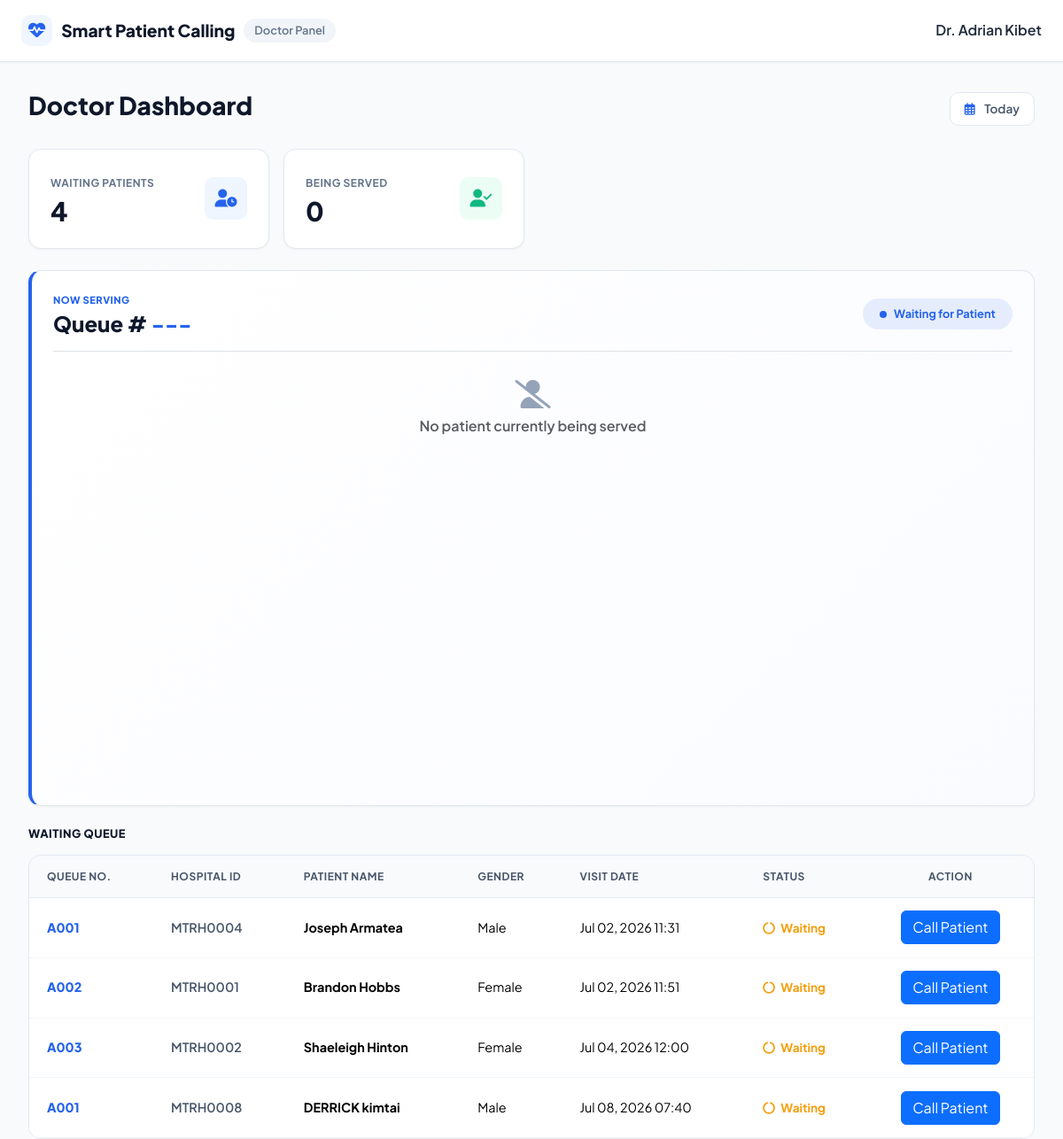
/core/doctor-dashboard/ (signed in), run on the app's committed database.
### core/models.py (models this page shows, shortened)
class User(AbstractUser):
    ROLE_CHOICES = (
        ("receptionist", "Receptionist"),
        ("doctor", "Doctor"),
    )
    role = models.CharField(max_length=20, choices=ROLE_CHOICES)

class Visit(models.Model):
    STATUS_CHOICES = (
        ("waiting", "Waiting"),
        ("serving", "Being Served"),
        ("completed", "Completed"),
    )
    DEPARTMENT_CHOICES = (
        ("triage", "Triage"),
        ("doctor", "Doctor"),
        ("laboratory", "Laboratory"),
        ("pharmacy", "Pharmacy"),
        ("completed", "Completed"),
    )
    patient = models.ForeignKey(
        Patient,
        on_delete=models.CASCADE,
        related_name="visits"
    )
    queue_number = models.CharField(
        max_length=10,
        editable=False,
        blank=True
    )
    current_department = models.CharField(
        max_length=20,
        choices=DEPARTMENT_CHOICES,
        default="triage"
    )
    status = models.CharField(
        max_length=20,
        choices=STATUS_CHOICES,
        default="waiting"
    )
    visit_date = models.DateTimeField(
        auto_now_add=True
    )
    created_by = models.ForeignKey(
        User,
        on_delete=models.SET_NULL,
        null=True
    )

class Patient(models.Model):
    GENDER_CHOICES = (
        ("Male", "Male"),
        ("Female", "Female"),
    )
    hospital_id = models.CharField(
        max_length=20,
        unique=True,
        blank=True,
        editable=False
    )
    first_name = models.CharField(max_length=100)
    last_name = models.CharField(max_length=100)
    date_of_birth = models.DateField()
    gender = models.CharField(max_length=10, choices=GENDER_CHOICES)
    phone_number = models.CharField(max_length=15)
    national_id = models.CharField(
        max_length=20,
        blank=True,
        null=True
    )
    created_at = models.DateTimeField(auto_now_add=True)
    updated_at = models.DateTimeField(auto_now=True)

### core/views.py (the view)
# urls.py: path("doctor-dashboard/", doctor_dashboard, name="doctor_dashboard"),
@login_required
def doctor_dashboard(request):
    doctor_visits = Visit.objects.filter(current_department="doctor", status="waiting")
    return render(request, "doctor_dashboard.html", {"doctor_visits": doctor_visits})

### core/templates/doctor_dashboard.html (shortened to what this page needs)
<!DOCTYPE html>
<html lang="en">
<head>
    <link href="https://cdn.jsdelivr.net/npm/bootstrap@5.3.2/dist/css/bootstrap.min.css" rel="stylesheet">
    <link rel="stylesheet" href="https://cdnjs.cloudflare.com/ajax/libs/font-awesome/6.5.0/css/all.min.css">
</head>
<body>
    <nav class="navbar navbar-expand-lg navbar-custom">
        <div class="d-flex align-items-center w-100 justify-content-between">
            <div class="d-flex align-items-center">
                <a class="navbar-brand-custom" href="#">
                    <i class="fas fa-heartbeat"></i>
                    <span>Smart Patient Calling</span>
                </a>
                <span class="navbar-subtitle">Doctor Panel</span>
            </div>
            <div class="d-flex align-items-center gap-3">
                <span style="font-weight: 600; color: var(--gray-800);">Dr. {{ user.first_name }} {{ user.last_name }}</span>
            </div>
        </div>
    </nav>
    <main class="main-wrapper">
        <div class="row align-items-center mb-4">
            <div class="col-md-8">
                <h1 style="font-weight: 800; color: var(--gray-900); font-size: 1.75rem;">Doctor Dashboard</h1>
            </div>
            <div class="col-md-4 text-md-end">
                <div style="background: var(--white); padding: 0.5rem 1rem; border-radius: var(--radius-sm); border: 1px solid var(--gray-200); font-weight: 600; font-size: 0.85rem; color: var(--gray-600); display: inline-block;">
                    <i class="far fa-calendar-alt me-2" style="color: var(--primary);"></i> Today
                </div>
            </div>
        </div>
        <div class="row g-3 mb-4">
            <div class="col-xl-3 col-sm-6">
                <div class="card-custom d-flex align-items-center justify-content-between">
                    <div>
                        <span class="stat-label">Waiting Patients</span>
                        <div class="stat-number">{{ doctor_visits.count }}</div>
                    </div>
                    <div class="stat-icon-wrapper"><i class="fas fa-user-clock"></i></div>
                </div>
            </div>
            <div class="col-xl-3 col-sm-6">
                <div class="card-custom d-flex align-items-center justify-content-between">
                    <div>
                        <span class="stat-label">Being Served</span>
                        <div class="stat-number">{% if serving_patient %}1{% else %}0{% endif %}</div>
                    </div>
                    <div class="stat-icon-wrapper" style="background: var(--success-light); color: var(--success);"><i class="fas fa-user-check"></i></div>
                </div>
            </div>
        </div>
        <div class="row g-4">
            <div class="col-xl-12">
                <div class="card-custom card-now-serving mb-4">
                    <div class="d-flex flex-wrap align-items-center justify-content-between gap-3 mb-3 pb-3 border-bottom">
                        <div>
                            <span style="text-transform: uppercase; font-weight: 800; color: var(--primary); font-size: 0.7rem; letter-spacing: 0.5px; display: block; margin-bottom: 0.25rem;">Now Serving</span>
                            <h2 style="font-weight: 800; color: var(--gray-900); font-size: 1.5rem; margin: 0;">
                                Queue #<span style="color: var(--primary);">
                                    {% if serving_patient %}
                                        {{ serving_patient.queue_number }}
                                    {% else %}
                                        ---
                                    {% endif %}
                                </span>
                            </h2>
                        </div>
                        <div>
                            <span class="badge-consultation">
                                <span class="pulse-dot"></span>
                                {% if serving_patient %}In Consultation{% else %}Waiting for Patient{% endif %}
                            </span>
                        </div>
                    </div>
                    {% if serving_patient %}
                    <div class="row g-3">
                        <div class="col-md-3">
                            <span style="font-size: 0.7rem; font-weight: 600; color: var(--gray-500); text-transform: uppercase; display: block;">Patient</span>
                            <span style="font-weight: 700; color: var(--gray-900); font-size: 0.95rem;">
                                {{ serving_patient.patient.first_name }} {{ serving_patient.patient.last_name }}
                            </span>
                        </div>
                        <div class="col-md-2">
                            <span style="font-size: 0.7rem; font-weight: 600; color: var(--gray-500); text-transform: uppercase; display: block;">Gender</span>
                            <span style="font-weight: 700; color: var(--gray-900); font-size: 0.95rem;">
                                {{ serving_patient.patient.gender }}
                            </span>
                        </div>
                        <div class="col-md-3">
                            <span style="font-size: 0.7rem; font-weight: 600; color: var(--gray-500); text-transform: uppercase; display: block;">Hospital ID</span>
                            <span style="font-weight: 700; color: var(--gray-900); font-size: 0.95rem;">
                                {{ serving_patient.patient.hospital_id }}
                            </span>
                        </div>
                        <div class="col-md-2">
                            <span style="font-size: 0.7rem; font-weight: 600; color: var(--gray-500); text-transform: uppercase; display: block;">Status</span>
                            <span style="font-weight: 700; color: var(--success); font-size: 0.95rem;">
                                {{ serving_patient.get_status_display }}
                            </span>
                        </div>
                        <div class="col-md-2 text-end">
                            <button class="btn-action">Complete Visit</button>
                        </div>
                    </div>
                    {% else %}
                    <div class="text-center text-muted py-3">
                        <i class="fas fa-user-slash fa-2x mb-2" style="color: var(--gray-400);"></i>
                        <p style="font-size: 1rem; font-weight: 600; margin: 0;">No patient currently being served</p>
                    </div>
                    {% endif %}
                </div>
                <h3 style="font-size: 0.8rem; font-weight: 800; color: var(--gray-900); text-transform: uppercase; letter-spacing: 0.5px; margin-bottom: 1rem;">
                    Waiting Queue
                </h3>
                {% if doctor_visits %}
                <div class="table-responsive-custom">
                    <table class="table table-custom align-middle">
                        <thead>
                            <tr>
                                <th>Queue No.</th>
                                <th>Hospital ID</th>
                                <th>Patient Name</th>
                                <th>Gender</th>
                                <th>Visit Date</th>
                                <th>Status</th>
                                <th class="text-center">Action</th>
                            </tr>
                        </thead>
                        <tbody>
                            {% for visit in doctor_visits %}
                            <tr>
                                <td style="font-weight: 800; color: var(--primary);">{{ visit.queue_number }}</td>
                                <td style="font-weight: 600; color: var(--gray-600);">{{ visit.patient.hospital_id }}</td>
                                <td style="font-weight: 700;">{{ visit.patient.first_name }} {{ visit.patient.last_name }}</td>
                                <td>{{ visit.patient.gender }}</td>
                                <td>{{ visit.visit_date|date:"M d, Y H:i" }}</td>
                                <td>
                                    <span style="color: var(--warning); font-weight: 700; font-size: 0.85rem;">
                                        <i class="fas fa-circle-notch fa-spin me-1"></i> Waiting
                                    </span>
                                </td>
                                <td class="text-center">
                                    <a href="{% url 'doctor_consultation' visit.id %}" class="btn btn-primary">
    Call Patient
</a>
                                </td>
                            </tr>
                            {% endfor %}
                        </tbody>
                    </table>
                </div>
                {% endif %}
            </div>
        </div>
    </main>
</body>
</html>

### core/templates/doctor_dashboard.html (style rules this page uses)
:root { --primary: #2563eb; --primary-dark: #1d4ed8; --primary-light: #eff6ff; --accent: #0f172a; --bg-body: #f8fafc; --white: #ffffff; --gray-50: #f8fafc; --gray-100: #f1f5f9; --gray-200: #e2e8f0; --gray-400: #94a3b8; --gray-500: #64748b; --gray-600: #475569; --gray-800: #1e293b; --gray-900: #0f172a; --success: #10b981; --success-light: #ecfdf5; --warning: #f59e0b; --warning-light: #fffbeb; --danger: #ef4444; --danger-light: #fef2f2; --shadow-sm: 0 1px 3px rgba(0,0,0,0.05); --shadow-md: 0 4px 6px -1px rgba(15, 23, 42, 0.05); --radius-sm: 10px; --radius-md: 14px; --sidebar-width: 260px; --transition: all 0.25s cubic-bezier(0.4, 0, 0.2, 1); }
body { font-family: 'Plus Jakarta Sans', sans-serif; background-color: var(--bg-body); color: var(--gray-800); overflow-x: hidden; padding-top: 70px; }
.navbar-custom { background: rgba(255, 255, 255, 0.92); backdrop-filter: blur(12px); border-bottom: 1px solid var(--gray-200); height: 70px; position: fixed; top: 0; right: 0; left: 0; z-index: 1030; padding: 0 1.5rem; box-shadow: var(--shadow-sm); }
.navbar-brand-custom { font-weight: 800; color: var(--gray-900); font-size: 1.2rem; display: flex; align-items: center; gap: 10px; text-decoration: none; }
.navbar-brand-custom i { color: var(--primary); background: var(--primary-light); padding: 8px; border-radius: var(--radius-sm); }
.navbar-subtitle { font-size: 0.8rem; color: var(--gray-500); font-weight: 600; background: var(--gray-100); padding: 4px 12px; border-radius: 20px; margin-left: 10px; }
.main-wrapper { margin-left: var(--sidebar-width); padding: 2rem; transition: margin-left 0.3s ease; }
.card-custom { background: var(--white); border: 1px solid var(--gray-200); border-radius: var(--radius-md); box-shadow: var(--shadow-sm); padding: 1.5rem; height: 100%; transition: var(--transition); }
.stat-number { font-size: 1.85rem; font-weight: 800; color: var(--gray-900); line-height: 1.2; margin-top: 0.25rem; }
.stat-label { font-size: 0.75rem; font-weight: 700; color: var(--gray-500); text-transform: uppercase; letter-spacing: 0.5px; }
.stat-icon-wrapper { width: 48px; height: 48px; border-radius: var(--radius-sm); display: flex; align-items: center; justify-content: center; font-size: 1.25rem; background: var(--primary-light); color: var(--primary); }
.card-now-serving { border-left: 4px solid var(--primary); background: linear-gradient(135deg, #ffffff 0%, #fafbff 100%); }
.badge-consultation { background: rgba(37, 99, 235, 0.1); color: var(--primary); font-weight: 700; padding: 0.5rem 1.2rem; border-radius: 50px; font-size: 0.8rem; display: inline-flex; align-items: center; gap: 8px; }
.pulse-dot { width: 8px; height: 8px; background: var(--primary); border-radius: 50%; display: inline-block; animation: pulse 1.5s infinite; }
.table-responsive-custom { border-radius: var(--radius-md); overflow: hidden; border: 1px solid var(--gray-200); }
.table-custom { margin-bottom: 0; }
.table-custom th { background: var(--gray-50); color: var(--gray-600); font-weight: 700; font-size: 0.75rem; text-transform: uppercase; letter-spacing: 0.5px; padding: 0.9rem 1.25rem; border-bottom: 1px solid var(--gray-200); }
.table-custom td { padding: 0.9rem 1.25rem; vertical-align: middle; font-size: 0.9rem; border-bottom: 1px solid var(--gray-100); }
@media (max-width: 1200px) { .main-wrapper { margin-left: 0; } }

### data on the page
User: first_name "Adrian", last_name "Kibet"
Visit: queue_number "A001", patient.hospital_id "MTRH0004", patient.first_name "Joseph", patient.last_name "Armatea", patient.gender "Male", visit_date "Jul 02, 2026 11:31"
Visit: queue_number "A002", patient.hospital_id "MTRH0001", patient.first_name "Brandon", patient.last_name "Hobbs", patient.gender "Female", visit_date "Jul 02, 2026 11:51"
Visit: queue_number "A003", patient.hospital_id "MTRH0002", patient.first_name "Shaeleigh", patient.last_name "Hinton", patient.gender "Female", visit_date "Jul 04, 2026 12:00"
Visit: queue_number "A001", patient.hospital_id "MTRH0008", patient.first_name "DERRICK", patient.last_name "kimtai", patient.gender "Male", visit_date "Jul 08, 2026 07:40"

### other printed values
{{ doctor_visits.count }} "4"
